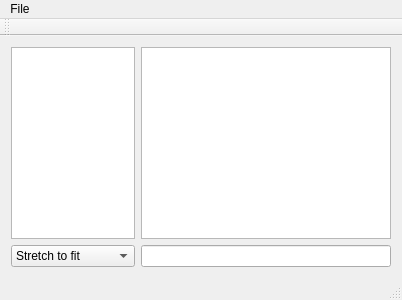
<?xml version="1.0" encoding="UTF-8"?>
<ui version="4.0">
 <class>MainWindow</class>
 <widget class="QMainWindow" name="MainWindow">
  <property name="geometry">
   <rect>
    <x>0</x>
    <y>0</y>
    <width>400</width>
    <height>300</height>
   </rect>
  </property>
  <property name="sizePolicy">
   <sizepolicy hsizetype="Preferred" vsizetype="Preferred">
    <horstretch>0</horstretch>
    <verstretch>0</verstretch>
   </sizepolicy>
  </property>
  <property name="windowTitle">
   <string>MainWindow</string>
  </property>
  <widget class="QWidget" name="centralWidget">
   <layout class="QHBoxLayout" name="horizontalLayout">
    <item>
     <layout class="QVBoxLayout" name="verticalLayout">
      <item>
       <widget class="ImageDisplay" name="gra_imageDisplay"/>
      </item>
      <item>
       <widget class="QComboBox" name="com_displayParameter">
        <item>
         <property name="text">
          <string>Stretch to fit</string>
         </property>
        </item>
        <item>
         <property name="text">
          <string>Keep proportions</string>
         </property>
        </item>
       </widget>
      </item>
     </layout>
    </item>
    <item>
     <widget class="QWidget" name="widget" native="true">
      <property name="sizePolicy">
       <sizepolicy hsizetype="Fixed" vsizetype="Expanding">
        <horstretch>0</horstretch>
        <verstretch>0</verstretch>
       </sizepolicy>
      </property>
      <property name="minimumSize">
       <size>
        <width>250</width>
        <height>0</height>
       </size>
      </property>
      <layout class="QVBoxLayout" name="verticalLayout_2">
       <property name="leftMargin">
        <number>0</number>
       </property>
       <property name="topMargin">
        <number>0</number>
       </property>
       <property name="rightMargin">
        <number>0</number>
       </property>
       <property name="bottomMargin">
        <number>0</number>
       </property>
       <item>
        <widget class="QTextBrowser" name="tex_prompt"/>
       </item>
       <item>
        <widget class="QLineEdit" name="lin_prompt">
         <property name="sizePolicy">
          <sizepolicy hsizetype="Expanding" vsizetype="Fixed">
           <horstretch>0</horstretch>
           <verstretch>0</verstretch>
          </sizepolicy>
         </property>
        </widget>
       </item>
      </layout>
     </widget>
    </item>
   </layout>
  </widget>
  <widget class="QMenuBar" name="menuBar">
   <property name="geometry">
    <rect>
     <x>0</x>
     <y>0</y>
     <width>400</width>
     <height>19</height>
    </rect>
   </property>
   <widget class="QMenu" name="menuFile">
    <property name="title">
     <string>File</string>
    </property>
    <addaction name="actionNew"/>
    <addaction name="actionSave"/>
    <addaction name="actionSave_as"/>
    <addaction name="actionLoad"/>
    <addaction name="separator"/>
    <addaction name="actionQuit"/>
   </widget>
   <addaction name="menuFile"/>
  </widget>
  <widget class="QToolBar" name="mainToolBar">
   <attribute name="toolBarArea">
    <enum>TopToolBarArea</enum>
   </attribute>
   <attribute name="toolBarBreak">
    <bool>false</bool>
   </attribute>
  </widget>
  <widget class="QStatusBar" name="statusBar"/>
  <action name="actionNew">
   <property name="text">
    <string>New</string>
   </property>
  </action>
  <action name="actionSave">
   <property name="text">
    <string>Save</string>
   </property>
  </action>
  <action name="actionSave_as">
   <property name="text">
    <string>Save as ...</string>
   </property>
  </action>
  <action name="actionLoad">
   <property name="text">
    <string>Load ...</string>
   </property>
  </action>
  <action name="actionQuit">
   <property name="text">
    <string>Quit</string>
   </property>
  </action>
 </widget>
 <layoutdefault spacing="6" margin="11"/>
 <customwidgets>
  <customwidget>
   <class>ImageDisplay</class>
   <extends>QGraphicsView</extends>
   <header>imagedisplay.h</header>
  </customwidget>
 </customwidgets>
 <resources/>
 <connections/>
</ui>
